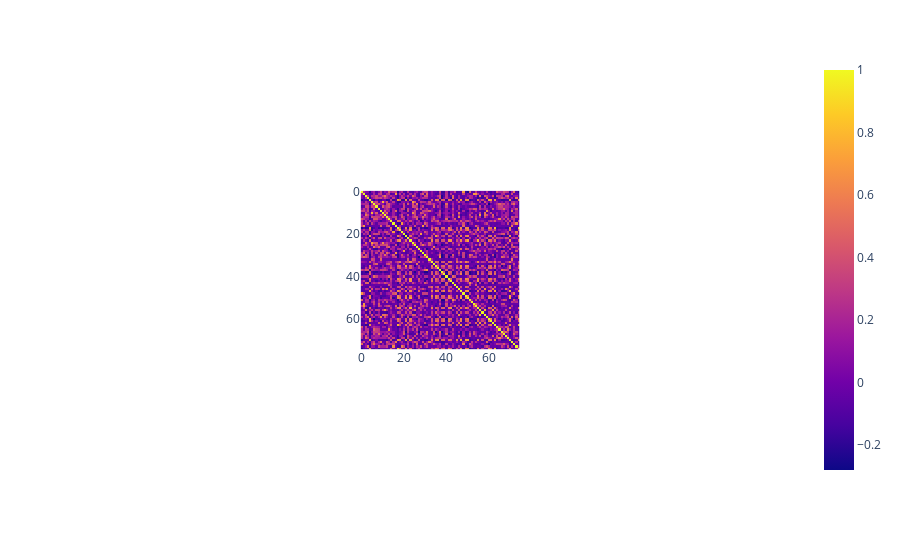

This figure's notebook cell:
### Code cell
fig = px.imshow(users_pierson_correlation)
fig.show()

### Figure 1 — Plotly figure (JSON) as saved in the notebook; plotly's stock layout.template omitted (floating-point values rounded to 4 significant figures; data arrays with more than 128 entries replaced by an {"elided": "..."} marker saying what was removed)
{"data": [{"coloraxis": "coloraxis", "hovertemplate": "x: %{x}<br>y: %{y}<br>color: %{z}<extra></extra>", "name": "0", "type": "heatmap", "x": [0, 1, 2, 3, 4, 5, 6, 7, 8, 9, 10, 11, 12, 13, 14, 15, 16, 17, 18, 19, 20, 21, 22, 23, 24, 25, 26, 27, 28, 29, 30, 31, 32, 33, 34, 35, 36, 37, 38, 39, 40, 41, 42, 43, 44, 45, 46, 47, 48, 49, 50, 51, 52, 53, 54, 55, 56, 57, 58, 59, 60, 61, 62, 63, 64, 65, 66, 67, 68, 69, 70, 71, 72, 73, 74], "xaxis": "x", "y": [0, 1, 2, 3, 4, 5, 6, 7, 8, 9, 10, 11, 12, 13, 14, 15, 16, 17, 18, 19, 20, 21, 22, 23, 24, 25, 26, 27, 28, 29, 30, 31, 32, 33, 34, 35, 36, 37, 38, 39, 40, 41, 42, 43, 44, 45, 46, 47, 48, 49, 50, 51, 52, 53, 54, 55, 56, 57, 58, 59, 60, 61, 62, 63, 64, 65, 66, 67, 68, 69, 70, 71, 72, 73, 74], "yaxis": "y", "z": {"elided": "75x75 float values"}}], "layout": {"autosize": true, "coloraxis": {"colorscale": [[0, "#0d0887"], [0.1111, "#46039f"], [0.2222, "#7201a8"], [0.3333, "#9c179e"], [0.4444, "#bd3786"], [0.5556, "#d8576b"], [0.6667, "#ed7953"], [0.7778, "#fb9f3a"], [0.8889, "#fdca26"], [1, "#f0f921"]]}, "margin": {"t": 60}, "xaxis": {"anchor": "y", "autorange": true, "constrain": "domain", "domain": [0.3898, 0.6102], "range": [-0.5, 74.5], "scaleanchor": "y", "type": "linear"}, "yaxis": {"anchor": "x", "autorange": true, "constrain": "domain", "domain": [0, 1], "range": [74.5, -0.5], "type": "linear"}}}
